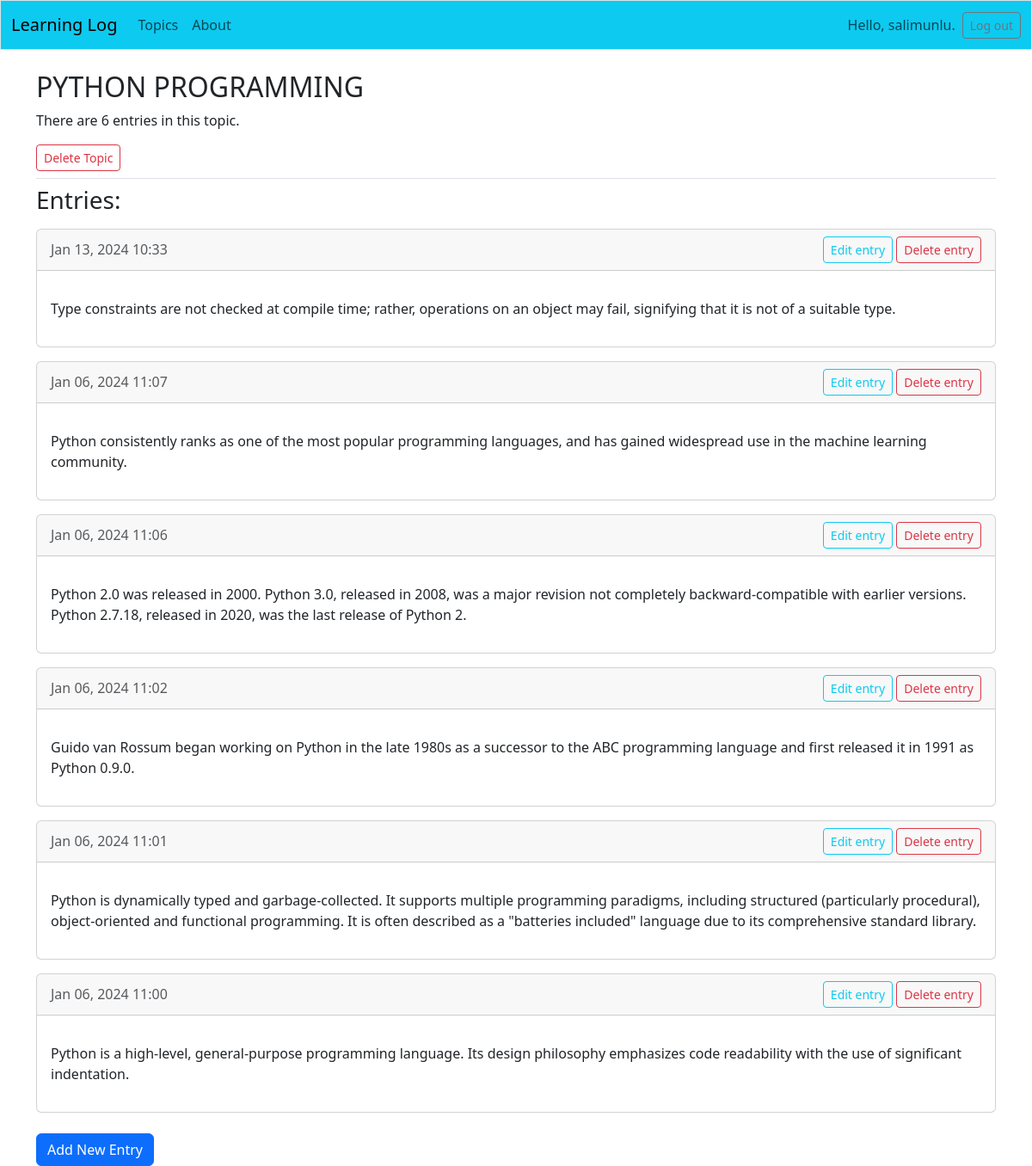
The page /topics/1/ (signed in) on the database as committed earlier.
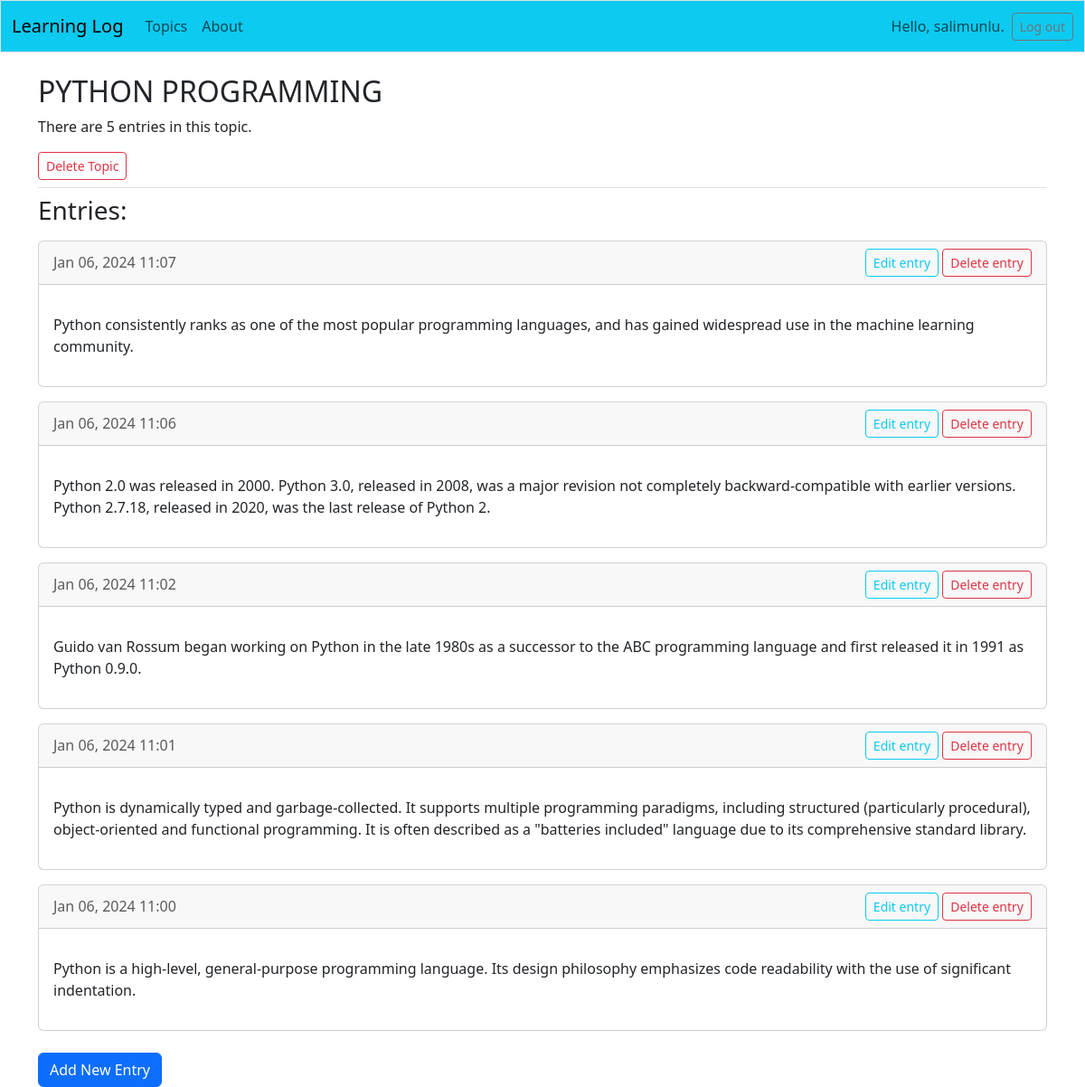
The same page on the database as committed later.
### learning_logs/models.py (models this page shows, shortened)
class Entry(models.Model):
    topic = models.ForeignKey(Topic, on_delete=models.CASCADE)
    text = models.TextField()
    date_added = models.DateTimeField(auto_now_add=True)
    class Meta:
        verbose_name_plural = "Entries"

### learning_logs/views.py (the view)
# urls.py: path('topics/<int:topic_id>/', views.topic, name='topic'), # Konuların ayrı sayfaları
@login_required
def topic(request, topic_id):
    topic = Topic.objects.get(id=topic_id)
    if topic.owner != request.user:
        raise Http404
    entries = topic.entry_set.order_by('-date_added')
    context = {'topic': topic, 'entries': entries}
    return render(request, 'learning_logs/topic.html', context)

### learning_logs/models.py (called while the page is built)
    def __str__(self):
        return self.text

### templates/learning_logs/topic.html
{% extends 'learning_logs/base.html' %}
{% block page_header %}
<header class="header-section">
    <h2>{{ topic|upper }}</h2>
    {% if entries|length > 1 %}
        <p>There are {{ entries|length }} entries in this topic.</p>
    {% else %}
        <p>There is {{ entries|length }} entry in this topic.</p>
    {% endif %}
    <a class="btn btn-outline-danger btn-sm" href="{% url 'learning_logs:delete_topic' topic.id %}" role="button">
    Delete Topic
    </a>
</header>
{% endblock page_header %}
{% block content %}
    <section>
        <h3 class="mb-3">Entries:</h3>
        {% for entry in entries %}
            <article class="card mb-3">
                <header class="card-header d-flex justify-content-between align-items-center">
                    <time datetime="{{ entry.date_added|date:"c" }}" class="text-muted">{{ entry.date_added|date:"M d, Y H:i" }}</time>
                    <div>
                        <a href="{% url 'learning_logs:edit_entry' entry.id %}" class="btn btn-outline-info btn-sm">Edit entry</a>
                        <a href="{% url 'learning_logs:delete_entry' entry.id %}" class="btn btn-outline-danger btn-sm">Delete entry</a>
                    </div>
                </header>
                <div class="card-body">
                    <p>{{ entry.text|linebreaks }}</p>
                </div>
            </article>
        {% empty %}
            <p>There are no entries for this topic yet.</p>
        {% endfor %}
        <div class="mt-4">
            <a class="btn btn-primary" href="{% url 'learning_logs:new_entry' topic.id %}">Add New Entry</a>
        </div>
    </section>
{% endblock content %}

Rows that differ between the two databases and show on the page:
removed Entry: date_added "Jan 13, 2024 10:33", text "Type constraints are not checked at compile time; rather, operations on an object may fail, signifying that it is not of a suitable type."
Other text that changed with them:
{{ entries|length }}: "6" → "5"
